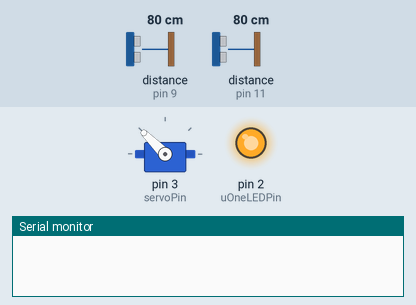
The sketch below on a simulated Arduino Uno, built with avr-gcc and run on an emulated ATmega328P. Shown: servo, output pins drawn as LEDs (lit = HIGH), the last lines printed to the serial monitor. Wiring (inferred from the names in the program): 2 × ultrasonic range finder: trigger pin 10, echo pin 9 / trigger pin 12, echo pin 11. The test bench sets the inputs (shaded band); at power-on: distance to the obstacle (sensors on pin 9, pin 11) 80 cm. The echo pulse lasts 58.3 µs per cm; pins used as bus, display or sensor lines are not drawn.

Above: at 0.98 s.
1.3 s: distance to the obstacle (sensor on pin 9) set to 197 cm
4.3 s: distance to the obstacle (sensor on pin 9) set to 205 cm
At 5.02 s:
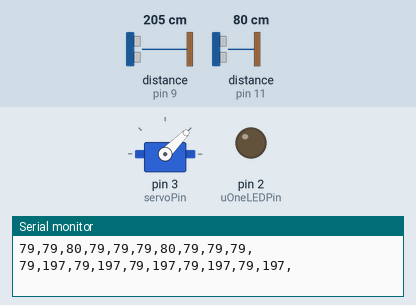
7.3 s: distance to the obstacle (sensor on pin 9) set to 2 cm
At 7.66 s:
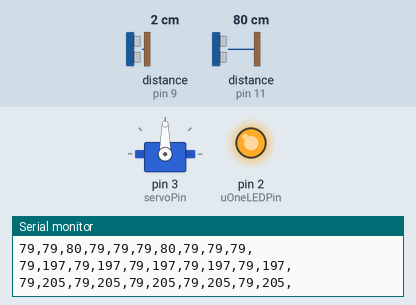
10.3 s: distance to the obstacle (sensor on pin 9) set to 250 cm
At 11.64 s:
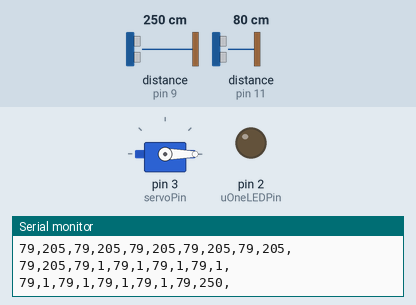
Timing chart, 0 to 14.3 s (numbered marks = the images above; inputs shaded):
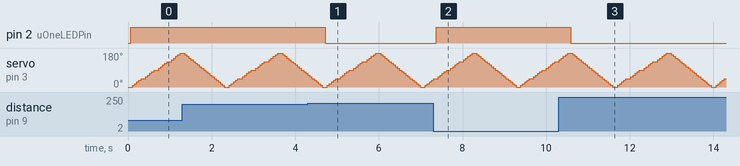

Measured:
- the behaviour switches between 199 and 200 cm on distance to the obstacle (sensor on pin 9) (found by bisection; images 0 and 1)
- after the input at 4.3 s, pin 2 (uOneLEDPin): HIGH → LOW after 0.42 s
- after the input at 7.3 s, pin 2 (uOneLEDPin): LOW → HIGH after 0.07 s
- after the input at 10.3 s, pin 2 (uOneLEDPin): HIGH → LOW after 0.28 s

The sketch:

360_sensing.ino
```cpp
#include <Servo.h>


#define uOneTrigPin 12
#define uOneEchoPin 11
#define uTwoTrigPin 10
#define uTwoEchoPin 9

#define uOneLEDPin 2
#define servoPin 3

// TURN ON/OFF servo
const bool servoOn = true;
//const bool servoOn = false;

Servo myServo;

const int rotationIncrementLimit = 5; //number of rotational increments before a full 360 rotation
int currentDirection = 0;         //variable to hold the current direction sensor is facing

String blipsMessage = "";         //variable to hold the blips
const int charLimit = rotationIncrementLimit * 2;         //blipsMessage character limit

void setup() {
  // put your setup code here, to run once:
  Serial.begin (9600);
  pinMode(uOneTrigPin, OUTPUT);
  pinMode(uOneEchoPin, INPUT);
  pinMode(uTwoTrigPin, OUTPUT);
  pinMode(uTwoEchoPin, INPUT);
  pinMode(uOneLEDPin, OUTPUT);

  myServo.attach(servoPin);
  myServo.write(0); // Reset to original position;
  delay(50);
  blipsMessage.reserve(200);        //reserve 200 bytes to avoid memory fragmentation issues
}

void loop() {
  // put your main code here, to run repeatedly:
  clearOutgoingBuffer();

  scanSurroundings();

  sendDataToSerial();

  resetPosition();
}

/*
 * Makes one full 360 scan
 */
void scanSurroundings()
{
  long distance, distanceTwo;

  for(int iteration = 0; iteration < rotationIncrementLimit; iteration++) {
    // Get readings from both sensors
    distance = getDistance(uOneTrigPin, uOneEchoPin);
    distanceTwo = getDistance(uTwoTrigPin, uTwoEchoPin);

    // Front sensor
    blipsMessage += encodeData(distance);
    blipsMessage += ",";

    // Back sensor
    blipsMessage += encodeData(distanceTwo);
    blipsMessage += ",";

    // Ping if an object is close by
    if (isInRange(distance) || isInRange(distanceTwo)) {
        digitalWrite(uOneLEDPin, LOW);
    }
    else {
      digitalWrite(uOneLEDPin, HIGH);
    }

    // Turn sensor base one step to the right
    turnSensor();
  }
}

void resetPosition()
{
  if (servoOn) {
    for(int pos = 180; pos >= 0; pos = pos - 9) {
        myServo.write(pos);
        delay(50);
    }
  }
}

/*
 * Prepares the current distance value for output to excel
 */
String encodeData(long distance)
{
  return String(distance);
}

/*
 * Turns the sensors one increment
 */
void turnSensor()
{
  // Code for incrementing the servo
  // We want %rotationIncrementLimit% increments to bring it back to
  int lastDirection = currentDirection;
  currentDirection = (currentDirection + 1) % rotationIncrementLimit; //rotate it like a clock
  int scaledTargetVal = currentDirection * (180 / (rotationIncrementLimit - 1)); //scale to servo coordinates

  if (servoOn) {
    // Smoothly move to next step
    int lastScaledVal = lastDirection * (180 / (rotationIncrementLimit - 1));
    for(int currentScaledVal = lastScaledVal; currentScaledVal <= scaledTargetVal; currentScaledVal += 9) {
      myServo.write(currentScaledVal);
      delay(50);
    }
  }
}

/*
 * Captures distance to the nearest object in front of sensor
 */
int getDistance(int trigPin, int echoPin)
{
  long distance, distanceTwo, duration, durationTwo;

  digitalWrite(trigPin, LOW);  // Added this line

  delayMicroseconds(2); // Added this line
  digitalWrite(trigPin, HIGH);

  delayMicroseconds(10); // Added this line
  digitalWrite(trigPin, LOW);

  duration = pulseIn(echoPin, HIGH);
  distance = (duration/2) / 29.1;

  return distance;
}

/*
 * Debug print for distance
 */
void printDistance(long distance)
{
  if (isInRange(distance)){
    Serial.println("Out of range");
    digitalWrite(uOneLEDPin, LOW);

  }
  else {
    Serial.print(distance);
    Serial.println(" cm");
    digitalWrite(uOneLEDPin, HIGH);
  }
}

/*
 * Helper function
 */
bool isInRange(long distance)
{
  return (distance >= 200 || distance <= 0);
}

void sendDataToSerial()
{
  Serial.print(blipsMessage);
  Serial.println();                   //send line ending to complete serial message
}

void clearOutgoingBuffer()
{
  //blipsMessage = " , , , , , , , , , , , , , , , , , , ,";         //send all empty characters to refresh cordoba data
  //sendDataToSerial();                           //send directly to serial
  blipsMessage = "";                            //reset to empty string
}
```
